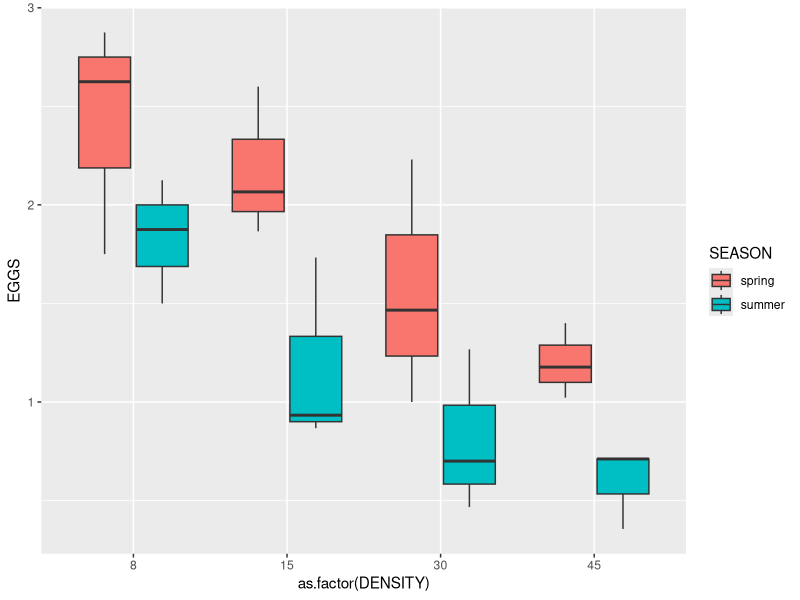

Write R code to recreate this figure. (Note: this script raises an error after producing the figure.)
# Biometry 2016 
# Lab 7
# Two-Way ANOVAs


q88 <- read.csv("./20160303_biometry_lab_7_two_way_anova/quinn_88_two_way.csv")

q1 <- read.csv("./20160303_biometry_lab_7_two_way_anova/quin_1_two_way.csv")


# Use "quinn_88_two_way.csv". 
# Look at your data 

# does your data meet the assumptions? (use the graphs you made from previous labs)

# do you need to transform the data?

# Run a two-way ANOVA with DENSITY and SEASON as the predictor variables and EGGS as the response variable.  

# to run a two way anova you tell R to do an interaction by using the * character between the predictor variables

model88 <- aov(data=q88, EGGS ~ DENSITY * SEASON)

# how do the residuals look?
# Do they look skewed?  
# Was there interaction?  
# Can you say anything about the main effects?

## Interaction Plot

library(ggplot2)
library(ggthemes)

ggplot(data = q88,
       aes(x = as.factor(DENSITY), y = EGGS, fill = SEASON)) +
  geom_boxplot()
  stat_summary(fun.y=mean, geom="point")+
  stat_summary(fun.y=mean, geom="line")+theme_few()+
  geom_errorbar()

library(dplyr)

new88 <- q88[,c("DENSITY","SEASON","EGGS")] %>% group_by(DENSITY, SEASON) %>% summarise_each(funs(mean, sd, se=sd(.)/sqrt(n())))

ggplot(new88, aes(x=DENSITY, y=mean, colour=SEASON, group=SEASON)) + 
  geom_errorbar(aes(ymin=mean-se, ymax=mean+se, color=SEASON, group=SEASON), width=.1) +
  geom_line() +
  geom_point( size=3)

# Use "quin_1_two_way.csv".  Run a two-way ANOVA with DENSITY and SEASON as the predictor variables and EGGS as the response variable.  

# Are observations normally distributed, independent, with homogeneity of variance?  

# Do you need to transform the data? 

# After you run the ANOVA, check the residuals.  

# Do they look skewed?  

# Was there interaction?  

# Can you say anything about the main effects?  How?  Do so.
